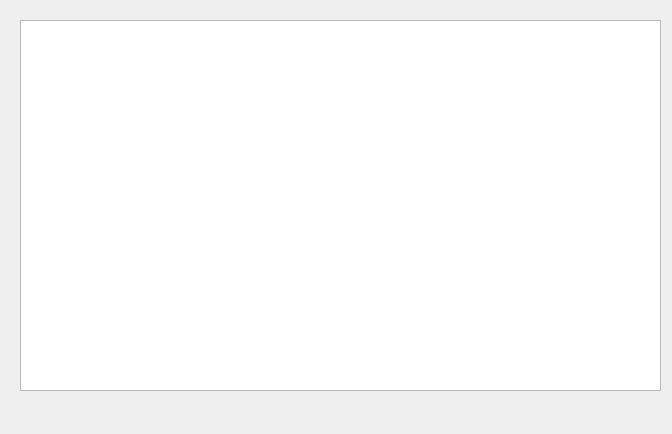
<?xml version="1.0" encoding="UTF-8"?>
<ui version="4.0">
 <class>interface_Affich_Four</class>
 <widget class="QDialog" name="interface_Affich_Four">
  <property name="geometry">
   <rect>
    <x>0</x>
    <y>0</y>
    <width>672</width>
    <height>434</height>
   </rect>
  </property>
  <property name="windowTitle">
   <string>Afficher Fournisseur</string>
  </property>
  <widget class="QTableView" name="FourView">
   <property name="geometry">
    <rect>
     <x>20</x>
     <y>20</y>
     <width>641</width>
     <height>371</height>
    </rect>
   </property>
  </widget>
  <widget class="QPushButton" name="retPB">
   <property name="geometry">
    <rect>
     <x>20</x>
     <y>390</y>
     <width>41</width>
     <height>31</height>
    </rect>
   </property>
   <property name="text">
    <string/>
   </property>
   <property name="icon">
    <iconset resource="Images.qrc">
     <normaloff>:/icon/Icon/28.png</normaloff>:/icon/Icon/28.png</iconset>
   </property>
   <property name="iconSize">
    <size>
     <width>30</width>
     <height>30</height>
    </size>
   </property>
   <property name="flat">
    <bool>true</bool>
   </property>
  </widget>
 </widget>
 <resources>
  <include location="Images.qrc"/>
 </resources>
 <connections/>
</ui>
